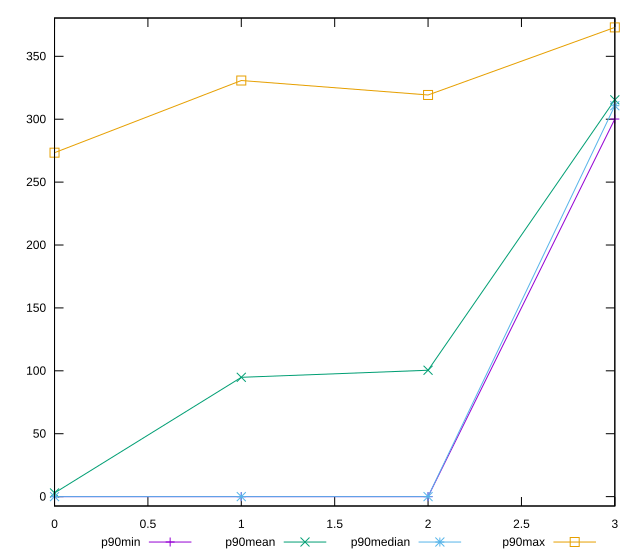

Reproduce this figure in gnuplot.
reset

$p90Min <<EOF
0 0
1 0
2 0
3 300.13
EOF

$p90Mean <<EOF
0 2.9085319092933166
1 94.83829787234043
2 100.4550425531915
3 315.402819140414
EOF

$p90Median <<EOF
0 0
1 0
2 0
3 310.711
EOF

$p90Max <<EOF
0 273.4019994735718
1 330.762
2 319.27
3 372.98199999999997
EOF

set key outside below
set xrange [0:3]
set yrange [-7.459639999999999:380.44163999999995]
set trange [-7.459639999999999:380.44163999999995]
set terminal svg size 640, 560 enhanced background rgb 'white'
set output "reports/report_00028_2021-02-24T12-49-42.674Z/uses-rel-preconnect/progression/value.svg"

plot $p90Min title "p90min" with linespoints, \
     $p90Mean title "p90mean" with linespoints, \
     $p90Median title "p90median" with linespoints, \
     $p90Max title "p90max" with linespoints

reset
